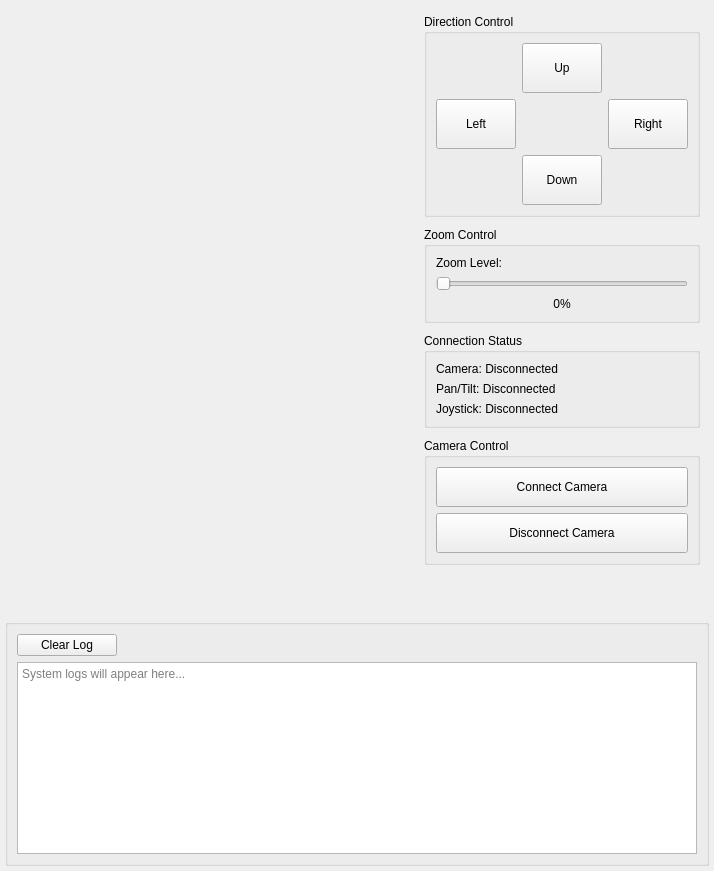
<?xml version="1.0" encoding="UTF-8"?>
<ui version="4.0">
 <class>MainControlView</class>
 <widget class="QWidget" name="MainControlView">
  <property name="windowTitle">
   <string>Main Control</string>
  </property>
  <layout class="QVBoxLayout" name="mainVerticalLayout">
   <property name="spacing">
    <number>5</number>
   </property>
   <property name="leftMargin">
    <number>5</number>
   </property>
   <property name="topMargin">
    <number>5</number>
   </property>
   <property name="rightMargin">
    <number>5</number>
   </property>
   <property name="bottomMargin">
    <number>5</number>
   </property>
   <item>
    <widget class="QWidget" name="topWidget">
     <layout class="QHBoxLayout" name="horizontalLayout">
      <property name="spacing">
       <number>10</number>
      </property>
      <item>
       <widget class="CameraWidget" name="cameraWidget" native="true">
        <property name="minimumSize">
         <size>
          <width>400</width>
          <height>300</height>
         </size>
        </property>
       </widget>
      </item>
      <item>
       <layout class="QVBoxLayout" name="controlLayout">
        <property name="spacing">
         <number>10</number>
        </property>
        <property name="sizeConstraint">
         <enum>QLayout::SizeConstraint::SetMaximumSize</enum>
        </property>
        <item>
         <widget class="QGroupBox" name="groupDirectionControl">
          <property name="minimumSize">
           <size>
            <width>150</width>
            <height>0</height>
           </size>
          </property>
          <property name="maximumSize">
           <size>
            <width>300</width>
            <height>16777215</height>
           </size>
          </property>
          <property name="title">
           <string>Direction Control</string>
          </property>
          <layout class="QGridLayout" name="gridDirectionLayout">
           <item row="0" column="1">
            <widget class="QPushButton" name="btnUp">
             <property name="minimumSize">
              <size>
               <width>60</width>
               <height>50</height>
              </size>
             </property>
             <property name="text">
              <string>Up</string>
             </property>
            </widget>
           </item>
           <item row="1" column="0">
            <widget class="QPushButton" name="btnLeft">
             <property name="minimumSize">
              <size>
               <width>60</width>
               <height>50</height>
              </size>
             </property>
             <property name="text">
              <string>Left</string>
             </property>
            </widget>
           </item>
           <item row="1" column="2">
            <widget class="QPushButton" name="btnRight">
             <property name="minimumSize">
              <size>
               <width>60</width>
               <height>50</height>
              </size>
             </property>
             <property name="text">
              <string>Right</string>
             </property>
            </widget>
           </item>
           <item row="2" column="1">
            <widget class="QPushButton" name="btnDown">
             <property name="minimumSize">
              <size>
               <width>60</width>
               <height>50</height>
              </size>
             </property>
             <property name="text">
              <string>Down</string>
             </property>
            </widget>
           </item>
          </layout>
         </widget>
        </item>
        <item>
         <widget class="QGroupBox" name="groupZoomControl">
          <property name="minimumSize">
           <size>
            <width>150</width>
            <height>0</height>
           </size>
          </property>
          <property name="maximumSize">
           <size>
            <width>300</width>
            <height>16777215</height>
           </size>
          </property>
          <property name="title">
           <string>Zoom Control</string>
          </property>
          <layout class="QVBoxLayout" name="zoomLayout">
           <item>
            <widget class="QLabel" name="lblZoom">
             <property name="text">
              <string>Zoom Level:</string>
             </property>
            </widget>
           </item>
           <item>
            <widget class="QSlider" name="sliderZoom">
             <property name="minimum">
              <number>0</number>
             </property>
             <property name="maximum">
              <number>100</number>
             </property>
             <property name="value">
              <number>0</number>
             </property>
             <property name="orientation">
              <enum>Qt::Orientation::Horizontal</enum>
             </property>
            </widget>
           </item>
           <item>
            <widget class="QLabel" name="lblZoomValue">
             <property name="text">
              <string>0%</string>
             </property>
             <property name="alignment">
              <set>Qt::AlignmentFlag::AlignCenter</set>
             </property>
            </widget>
           </item>
          </layout>
         </widget>
        </item>
        <item>
         <widget class="QGroupBox" name="statusGroupBox">
          <property name="minimumSize">
           <size>
            <width>150</width>
            <height>0</height>
           </size>
          </property>
          <property name="maximumSize">
           <size>
            <width>300</width>
            <height>16777215</height>
           </size>
          </property>
          <property name="title">
           <string>Connection Status</string>
          </property>
          <layout class="QVBoxLayout" name="statusLayout">
           <item>
            <widget class="QLabel" name="lblCameraStatus">
             <property name="text">
              <string>Camera: Disconnected</string>
             </property>
            </widget>
           </item>
           <item>
            <widget class="QLabel" name="lblPanTiltStatus">
             <property name="text">
              <string>Pan/Tilt: Disconnected</string>
             </property>
            </widget>
           </item>
           <item>
            <widget class="QLabel" name="lblJoystickStatus">
             <property name="text">
              <string>Joystick: Disconnected</string>
             </property>
            </widget>
           </item>
          </layout>
         </widget>
        </item>
        <item>
         <widget class="QGroupBox" name="groupCameraControl">
          <property name="minimumSize">
           <size>
            <width>150</width>
            <height>0</height>
           </size>
          </property>
          <property name="maximumSize">
           <size>
            <width>300</width>
            <height>16777215</height>
           </size>
          </property>
          <property name="title">
           <string>Camera Control</string>
          </property>
          <layout class="QVBoxLayout" name="cameraControlLayout">
           <item>
            <widget class="QPushButton" name="btnConnectCamera">
             <property name="minimumSize">
              <size>
               <width>0</width>
               <height>40</height>
              </size>
             </property>
             <property name="text">
              <string>Connect Camera</string>
             </property>
            </widget>
           </item>
           <item>
            <widget class="QPushButton" name="btnDisconnectCamera">
             <property name="minimumSize">
              <size>
               <width>0</width>
               <height>40</height>
              </size>
             </property>
             <property name="text">
              <string>Disconnect Camera</string>
             </property>
            </widget>
           </item>
          </layout>
         </widget>
        </item>
        <item>
         <spacer name="verticalSpacer">
          <property name="orientation">
           <enum>Qt::Orientation::Vertical</enum>
          </property>
          <property name="sizeHint" stdset="0">
           <size>
            <width>20</width>
            <height>40</height>
           </size>
          </property>
         </spacer>
        </item>
       </layout>
      </item>
     </layout>
    </widget>
   </item>
   <item>
    <widget class="QGroupBox" name="groupSystemLog">
     <property name="minimumSize">
      <size>
       <width>0</width>
       <height>100</height>
      </size>
     </property>
     <property name="maximumSize">
      <size>
       <width>16777215</width>
       <height>400</height>
      </size>
     </property>
     <property name="title">
      <string/>
     </property>
     <layout class="QVBoxLayout" name="logLayout">
      <item>
       <widget class="QPushButton" name="btnClearLog">
        <property name="maximumSize">
         <size>
          <width>100</width>
          <height>16777215</height>
         </size>
        </property>
        <property name="text">
         <string>Clear Log</string>
        </property>
       </widget>
      </item>
      <item>
       <widget class="QTextEdit" name="textLog">
        <property name="readOnly">
         <bool>true</bool>
        </property>
        <property name="placeholderText">
         <string>System logs will appear here...</string>
        </property>
       </widget>
      </item>
     </layout>
    </widget>
   </item>
  </layout>
 </widget>
 <customwidgets>
  <customwidget>
   <class>CameraWidget</class>
   <extends>QWidget</extends>
   <header location="global">views/CameraWidget.h</header>
  </customwidget>
 </customwidgets>
 <resources/>
 <connections/>
</ui>
